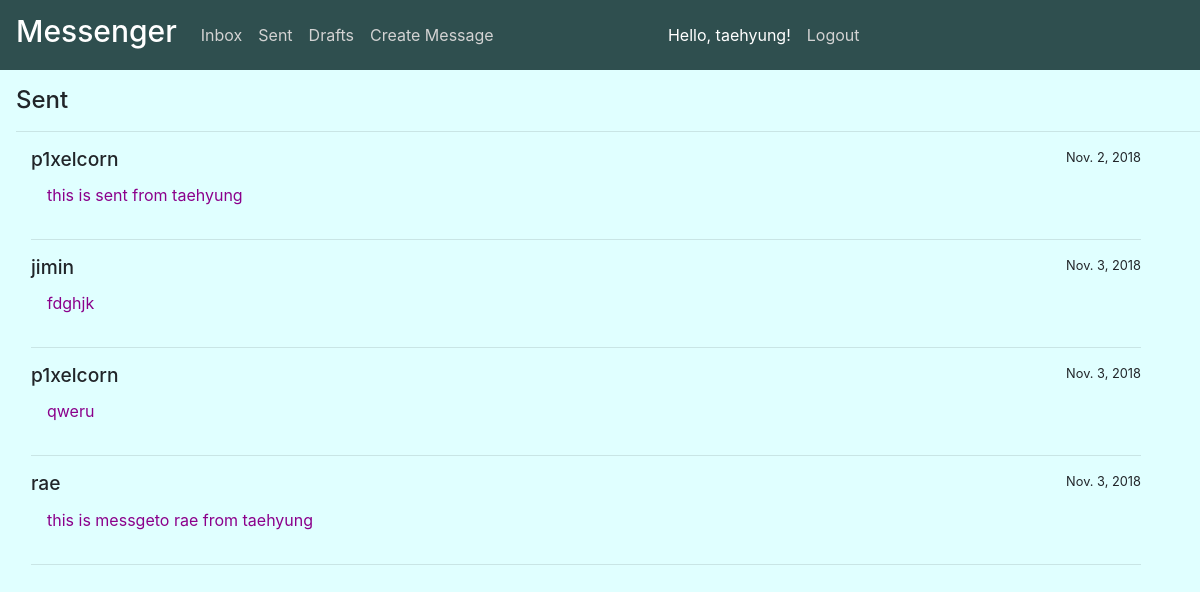
Page /sent (signed in) on the earlier database version.
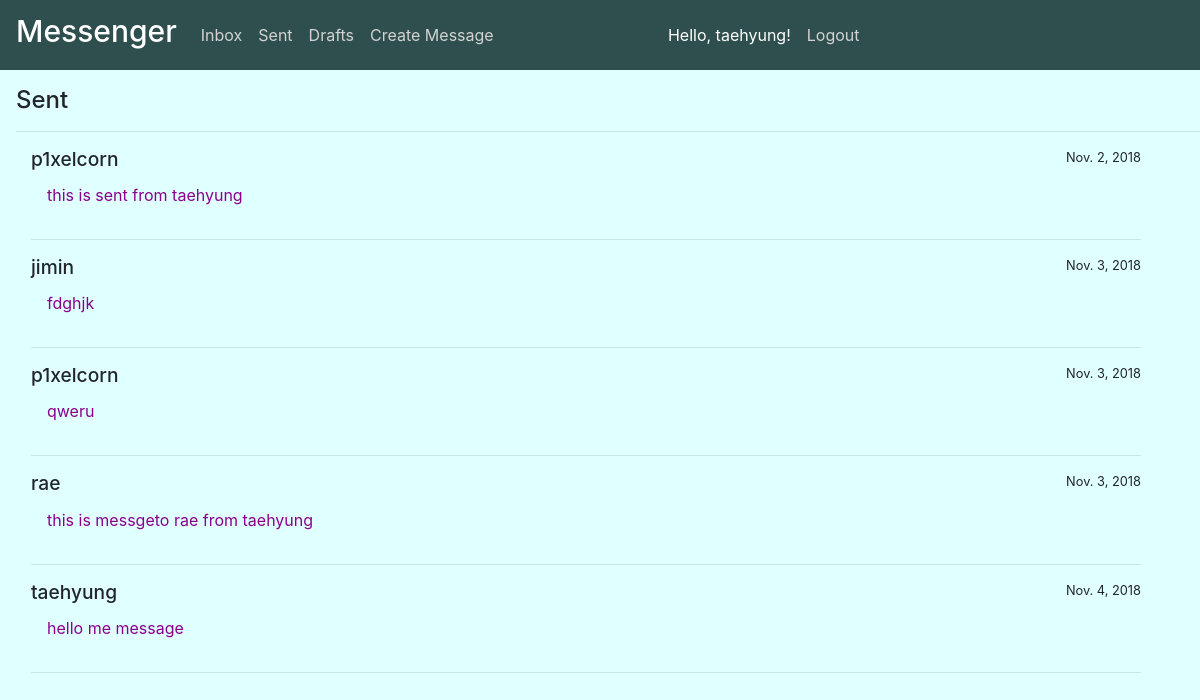
Same page on the later database version.
### messenger/models.py (models this page shows)
class Message(models.Model):
    text = models.TextField()
    sent = models.BooleanField()
    date = models.DateField(auto_now_add=True)
    sender = models.ForeignKey(User, related_name='sent', on_delete=models.CASCADE)
    receiver = models.ForeignKey(User, related_name='received', on_delete=models.CASCADE)

### messenger/views.py (the view)
# urls.py: re_path(r'sent', views.sent, name='sent'),
@login_required
def sent(request):
    filtered_message_objects = Message.objects.filter(sender=request.user, sent=True)
    return render(request, 'messenger/sent.html', {'filtered_message_objects': filtered_message_objects})

### messenger/templates/messenger/sent.html
{% extends 'messenger/base.html' %}
{% block content %}
    <div class="content">
        <h2>Sent</h2>
        <hr>
        <div class="container messages">
            {% for message in filtered_message_objects %}
                <div class="row">
                    <div class="col-sm">
                        <h5>{{ message.receiver }}</h5>
                    </div>
                    <div class="col-sm date">
                        <p>{{ message.date }}</p>
                    </div>
                </div>
                <div class="row">
                    <div class="col-sm text">
                        <p>{{ message.text }}</p>
                    </div>
                </div>
                <hr>
            {% endfor %}
        </div>
    </div>
{% endblock %}

Differences in the rows shown:
added Message: receiver "taehyung", date "Nov. 4, 2018", text "hello me message"
